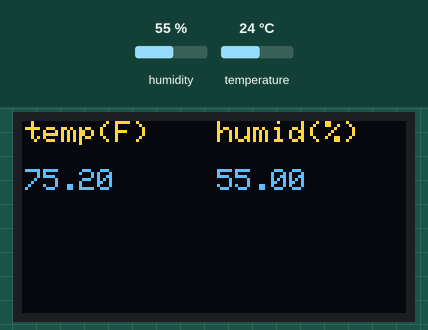
Recording of a sketch running on a simulated Arduino Uno, built with avr-gcc and run on an emulated ATmega328P. On the bench: 128×64 one-colour display. The test bench sets the inputs (shaded band); at power-on: humidity 55 %, temperature 24 °C. The OLED is the two-colour kind (top 16 rows yellow).

Above: at 1.2 s.
1.3 s: humidity set to 22 %
At 11.1 s:
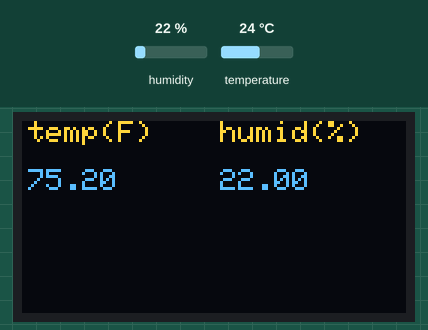
11.7 s: temperature set to 12 °C
At 21.6 s:
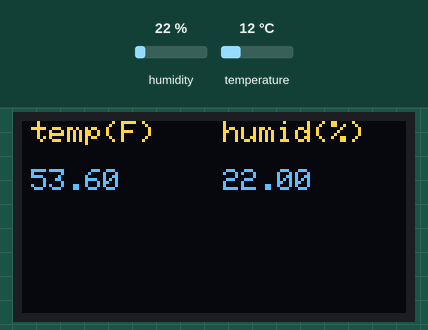
21.9 s: humidity set to 40 %
At 31.1 s:
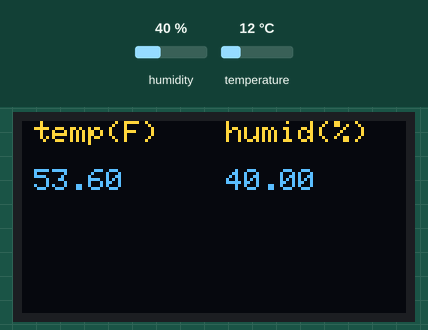
32.1 s: temperature set to 19 °C
At 41.7 s:
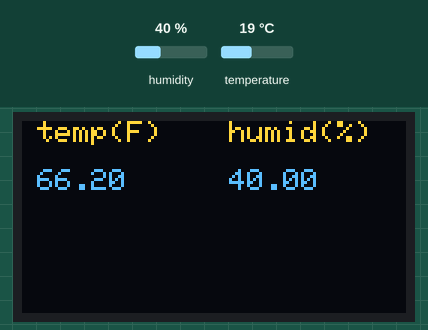
Timing chart, 0 to 43.2 s (numbered marks = the images above; inputs shaded):
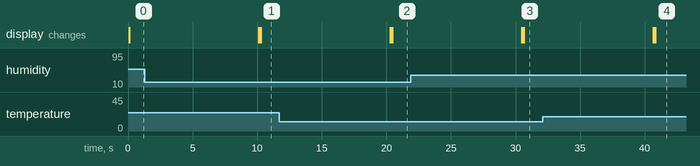

The sketch:

OLEDproject.ino
```cpp
// https://startingelectronics.org/tutorials/arduino/modules/OLED-128x64-I2C-display/

#include <Wire.h>
#include <Adafruit_SSD1306.h>
#include <Adafruit_GFX.h>
#include "DHT.h"

// set the DHT Pin
#define DHTPIN 7

#define DHTTYPE DHT11
DHT dht(DHTPIN, DHTTYPE);

// OLED display TWI address
#define OLED_ADDR   0x3C

Adafruit_SSD1306 display(-1);

#if (SSD1306_LCDHEIGHT != 64)
#error("Height incorrect, please fix Adafruit_SSD1306.h!");
#endif
const int  WAIT = 10000;
const int WIDTH = 128 - 30;
const int HEIGHTSTART = 16;
const int HEIGHT = 64 - 8;

int x = 0;
int y = HEIGHTSTART;
int Vx = 1;
int Vy = 1;

void setup() {
  dht.begin();
  // initialize and clear display
  display.begin(SSD1306_SWITCHCAPVCC, OLED_ADDR);
  display.clearDisplay();
  display.display();
  display.setTextColor(WHITE);
}

void loop() {

  float h = dht.readHumidity();
  //read temperature in Fahrenheit
  float f = dht.readTemperature(true);

  //cycle curser to the right
  x++;
  if (x > 16) x = 0;
  display.setCursor(x, 0);
  display.print("temp(F)");

  display.setCursor(64+x, 0);
  display.print("humid(%)");

  display.setCursor(x, HEIGHTSTART);
  display.print(f);

  display.setCursor(64+x, HEIGHTSTART);
  display.print(h);


  display.display(); //show all
  delay(WAIT);
  display.clearDisplay();
  display.display();
  delay(100);
}
```
